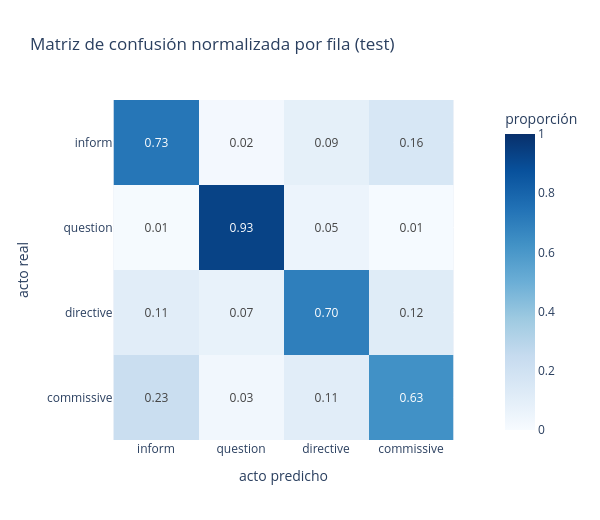

The notebook cell saved with this chart:
### Markdown cell above
Matriz normalizada por fila: cada fila muestra cómo se repartieron las predicciones de los turnos de un acto real. Luego, los pares más confundidos con sus conteos.

### Code cell
# ============================================================
# Matriz de confusión normalizada
# ============================================================
matriz = confusion_matrix(y_test, y_pred_test, normalize="true")
fig = px.imshow(matriz, x=ACTOS, y=ACTOS, text_auto=".2f", color_continuous_scale="Blues", zmin=0, zmax=1,
                labels={"x": "acto predicho", "y": "acto real", "color": "proporción"},
                title="Matriz de confusión normalizada por fila (test)")
fig.update_layout(width=600, height=520)
fig.show()

### Figure 1 — Plotly figure (JSON) as saved in the notebook; plotly's stock layout.template omitted (floating-point values rounded to 4 significant figures)
{"data": [{"coloraxis": "coloraxis", "name": "0", "texttemplate": "%{z:.2f}", "x": ["inform", "question", "directive", "commissive"], "y": ["inform", "question", "directive", "commissive"], "z": [[0.7326, 0.01981, 0.08857, 0.159], [0.008145, 0.9299, 0.0543, 0.007692], [0.1103, 0.07355, 0.6964, 0.1197], [0.2298, 0.03064, 0.1114, 0.6281]], "type": "heatmap", "xaxis": "x", "yaxis": "y", "hovertemplate": "acto predicho: %{x}<br>acto real: %{y}<br>proporción: %{z}<extra></extra>"}], "layout": {"xaxis": {"anchor": "y", "domain": [0, 1], "scaleanchor": "y", "constrain": "domain", "title": {"text": "acto predicho"}}, "yaxis": {"anchor": "x", "domain": [0, 1], "autorange": "reversed", "constrain": "domain", "title": {"text": "acto real"}}, "coloraxis": {"colorbar": {"title": {"text": "proporción"}}, "colorscale": [[0, "rgb(247,251,255)"], [0.125, "rgb(222,235,247)"], [0.25, "rgb(198,219,239)"], [0.375, "rgb(158,202,225)"], [0.5, "rgb(107,174,214)"], [0.625, "rgb(66,146,198)"], [0.75, "rgb(33,113,181)"], [0.875, "rgb(8,81,156)"], [1, "rgb(8,48,107)"]], "cmin": 0, "cmax": 1}, "title": {"text": "Matriz de confusión normalizada por fila (test)"}, "width": 600, "height": 520}}
